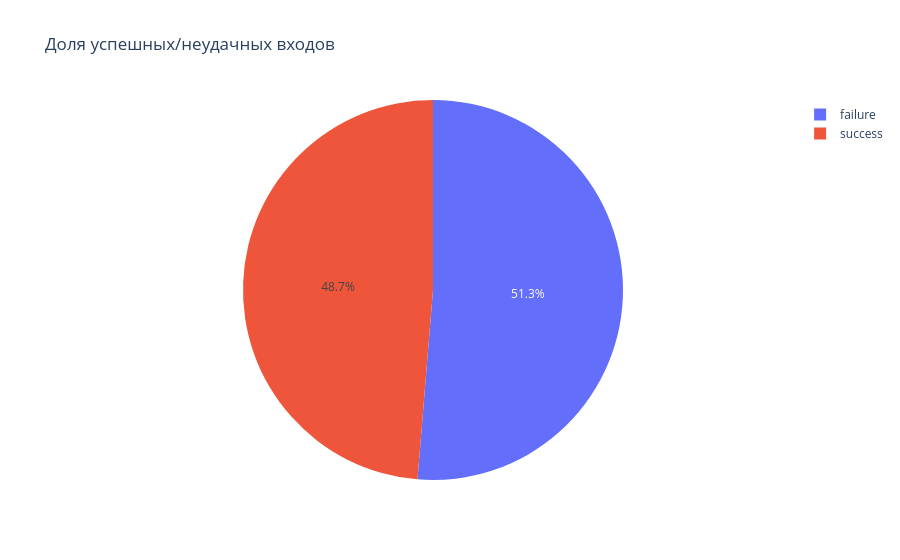

Notebook source saved alongside this figure:
### Code cell
px.pie(logs, names='status', title='Доля успешных/неудачных входов')

### Figure 1 — Plotly figure (JSON) as saved in the notebook; plotly's stock layout.template omitted (floating-point values rounded to 4 significant figures; data arrays with more than 128 entries replaced by an {"elided": "..."} marker saying what was removed)
{"data": [{"domain": {"x": [0, 1], "y": [0, 1]}, "hovertemplate": "status=%{label}<extra></extra>", "labels": {"elided": "1000 str values"}, "legendgroup": "", "name": "", "showlegend": true, "type": "pie"}], "layout": {"legend": {"tracegroupgap": 0}, "title": {"text": "Доля успешных/неудачных входов"}}}
